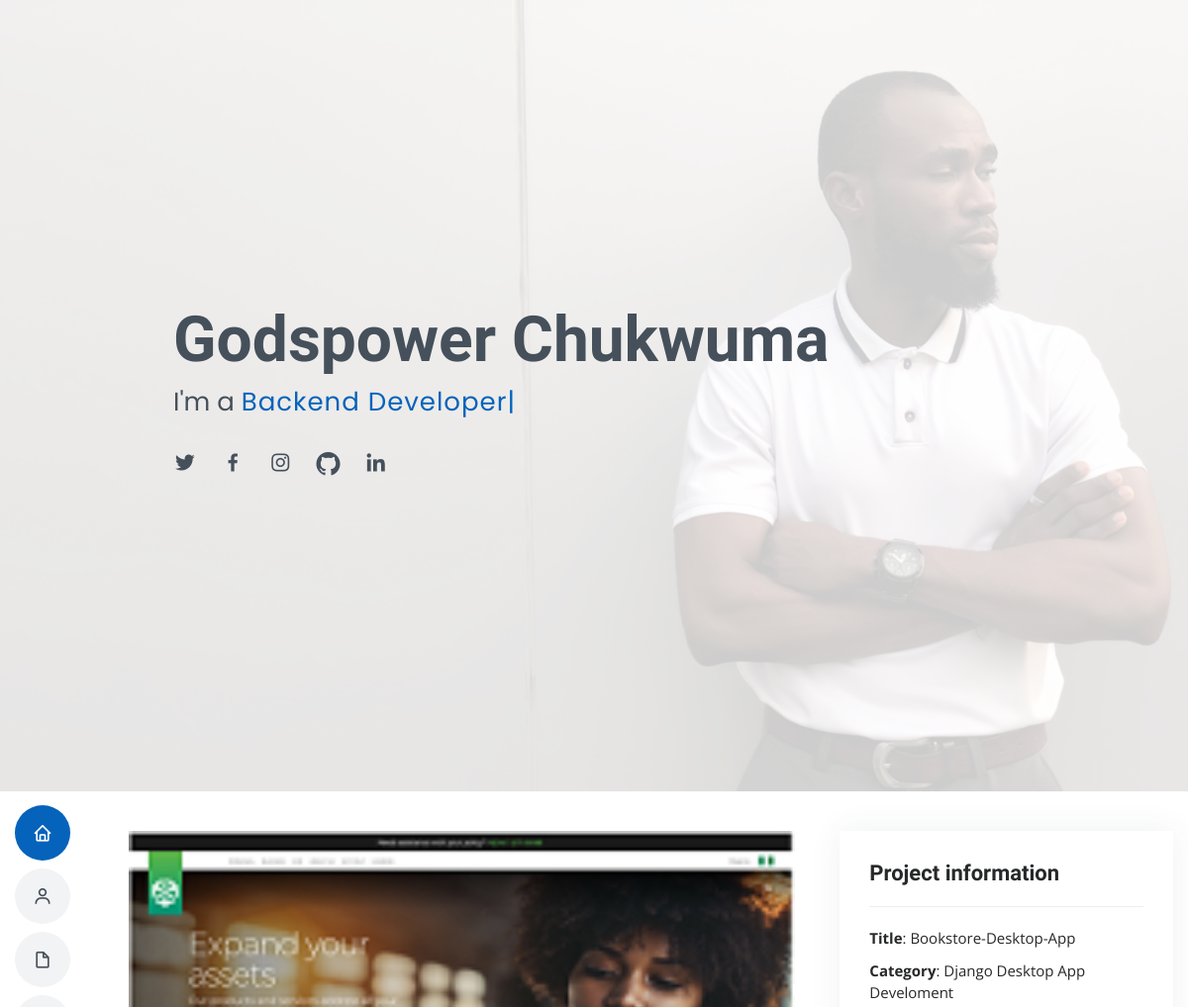
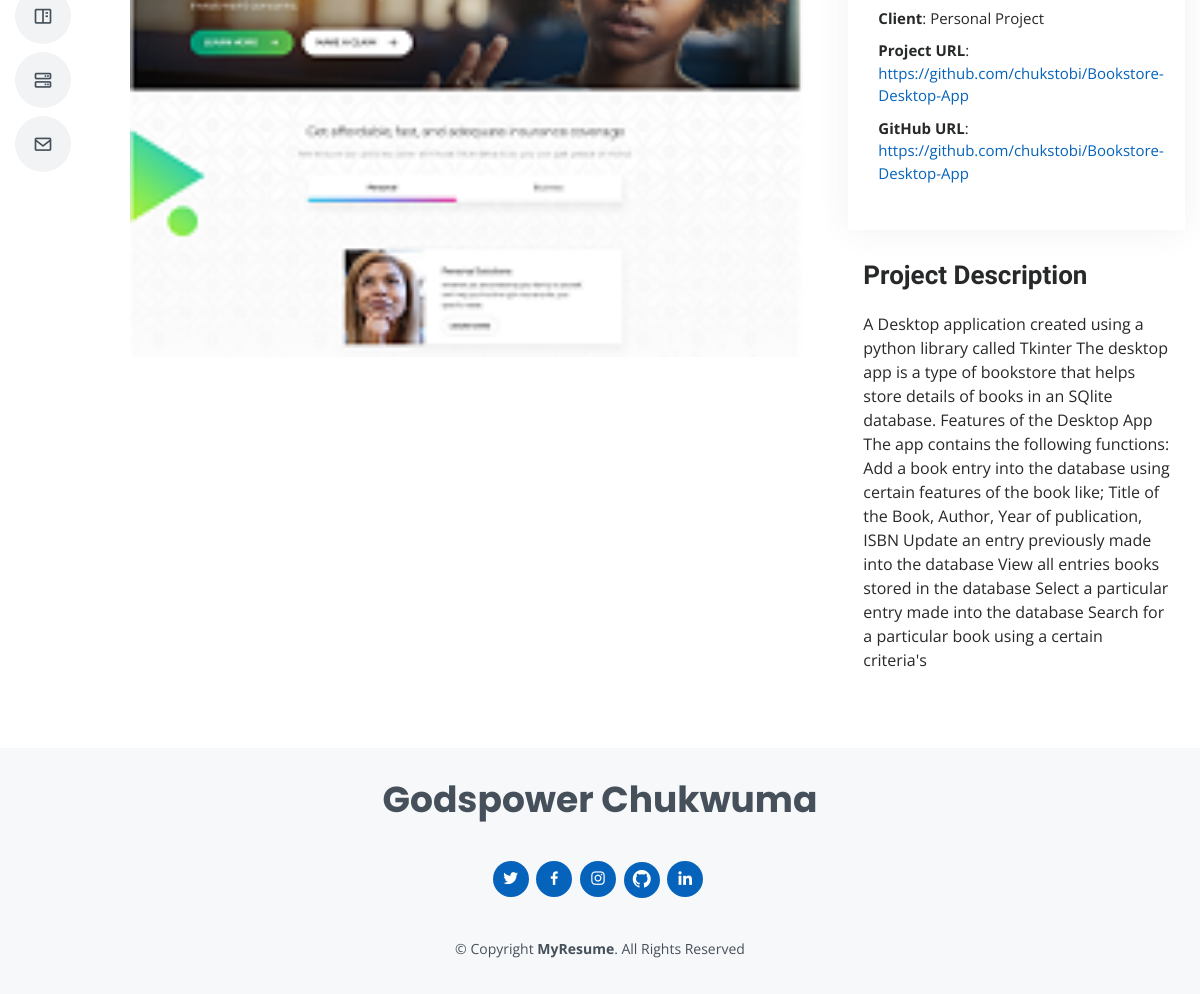
The app's page /project/1 with its own data (2 pictures, top to bottom).
### portfolio/models.py (models this page shows, shortened)
class Project(models.Model):
    title = models.CharField(max_length=1000)
    client = models.CharField(max_length=1000, default=None, null=True)
    category = models.CharField(max_length=1000, default=None)
    description = models.TextField()
    project_pic = models.ImageField(default='default.jpg', upload_to='project_pics')
    project_link = models.URLField(blank=True)
    github_link = models.URLField(blank=True, null=True)

### portfolio/views.py (the view)
# urls.py: path('project/<int:id>', views.project, name='project_detail'),
def project(request, id):
    project = get_object_or_404(Project, id=id)
    photos = ProjectImageUpload.objects.filter(project=project)
    context = {
        "project": project,
        "photos": photos
    }
    return render(request, "portfolio/project_detail.html", context)

### portfolio/templates/portfolio/project_detail.html
{% extends "portfolio/base.html" %}
{% load static %}
{% block content %}
    <section id="portfolio-details" class="portfolio-details">
      <div class="container">
        <div class="row gy-4">
          <div class="col-lg-8">
            <div class="portfolio-details-slider swiper">
              <div class="swiper-wrapper align-items-center">
                <div class="container">
                  <img src="{{project.project_pic.url}}" alt="">
                </div>
              </div>
            </div>
          </div>
          <div class="col-lg-4">
            <div class="portfolio-info">
              <h3>Project information</h3>
              <ul>
                <li><strong>Title</strong>: {{project.title}}</li>
                <li><strong>Category</strong>: {{project.category}}</li>
                <li><strong>Client</strong>: {{project.client}}</li>
                <li><strong>Project URL</strong>: <a href="{{project.project_link}}" target="_blank">{{project.project_link}}</a></li>
                <li><strong>GitHub URL</strong>: <a href="{{project.github_link}}" target="_blank">{{project.github_link}}</a></li>
              </ul>
            </div>
            <div class="portfolio-description container">
              <h2>Project Description</h2>
              <p>
                {{project.description}}
              </p>
            </div>
          </div>
        </div>
      </div>
    </section>
{% endblock %}

### portfolio/static/assets/css/style.css (style rules this page uses)
body { font-family: "Open Sans", sans-serif; color: #272829; }
a { color: #0563bb; text-decoration: none; }
h1, h2, h3, h4, h5, h6 { font-family: "Raleway", sans-serif; }
section { padding: 60px 0; overflow: hidden; }
.portfolio-details { padding-top: 40px; }
.portfolio-details .portfolio-details-slider img { width: 100%; }
.portfolio-details .portfolio-info { padding: 30px; box-shadow: 0px 0 30px rgba(69, 80, 91, 0.08); }
.portfolio-details .portfolio-info h3 { font-size: 22px; font-weight: 700; margin-bottom: 20px; padding-bottom: 20px; border-bottom: 1px solid #eee; }
.portfolio-details .portfolio-info ul { list-style: none; padding: 0; font-size: 15px; }
.portfolio-details .portfolio-info ul li + li { margin-top: 10px; }
.portfolio-details .portfolio-description { padding-top: 30px; }
.portfolio-details .portfolio-description h2 { font-size: 26px; font-weight: 700; margin-bottom: 20px; }
.portfolio-details .portfolio-description p { padding: 0; }

### records on screen
Project: project_pic (picture), title "Bookstore-Desktop-App", category "Django Desktop App Develoment", client "Personal Project", project_link "https://github.com/chukstobi/Bookstore-Desktop-App", github_link "https://github.com/chukstobi/Bookstore-Desktop-App", description "A Desktop application created using a python library called Tkinter The desktop app is a type of bookstore that helps store details of books in an SQlite database. Features of the Desktop App The app contains the following functions: Add a book entry into the database using certain features of the book like; Title of the Book, Author, Year of publication, ISBN Update an entry previously made into the database View all entries books stored in the database Select a particular entry made into the database Search for a particular book using a certain criteria's"
